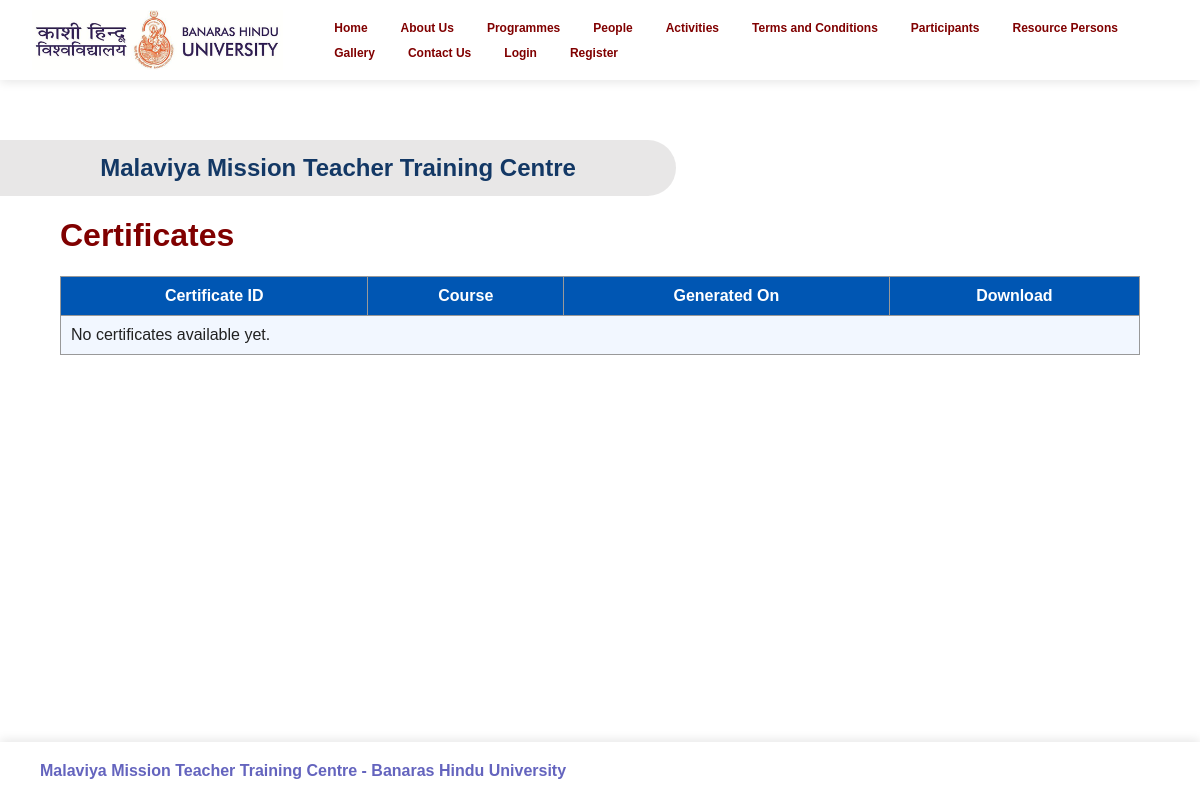
Before: /certificates/ (signed in) with the older database file.
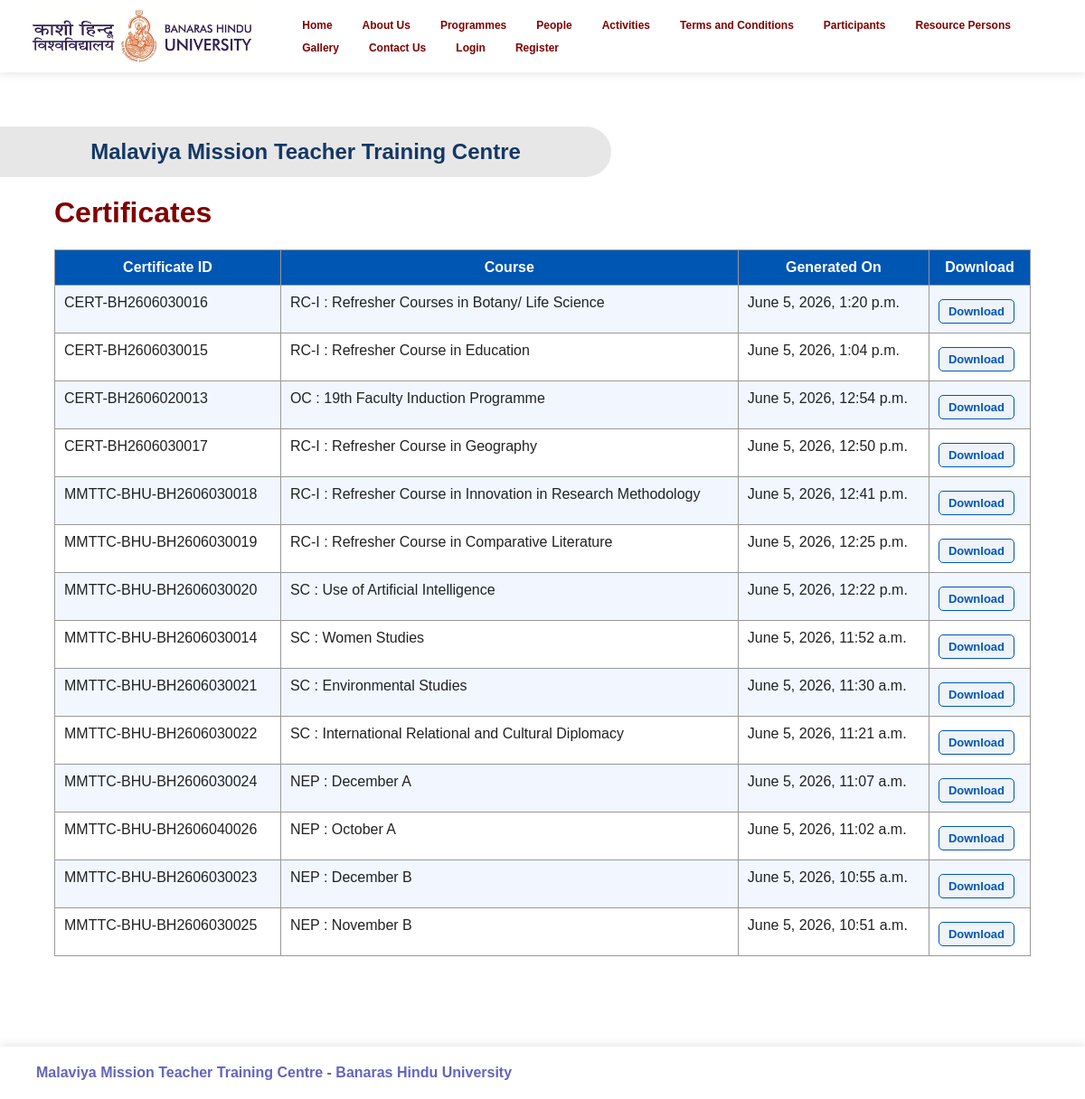
After: the same page with the newer database file.
### core/models.py (models this page shows, shortened)
class Certificate(models.Model):
    application = models.OneToOneField(
        Application,
        on_delete=models.CASCADE
    )
    certificate_id = models.CharField(
        max_length=100,
        unique=True,
        blank=True
    )
    generated_at = models.DateTimeField(
        auto_now_add=True
    )
    certificate_file = models.FileField(
        upload_to='certificates/',
        blank=True,
        null=True
    )
    qr_code = models.ImageField(
        upload_to='certificates/qr_codes/',
        blank=True,
        null=True
    )

class Application(models.Model):
    STATUS_CHOICES = [
        ('Submitted', 'Submitted'),
        ('PDF Generated', 'PDF Generated'),
        ('Waiting for Signed Form', 'Waiting for Signed Form'),
        ('Signed Form Uploaded', 'Signed Form Uploaded'),
        ('Under Review', 'Under Review'),
        ('Approved', 'Approved'),
        ('Rejected', 'Rejected'),
    ]
    applicant = models.ForeignKey(Applicant,
                                  on_delete=models.CASCADE)
    course = models.ForeignKey(Course,
                               on_delete=models.CASCADE)
    title = models.CharField(max_length=20, blank=True)
    full_name = models.CharField(max_length=100)
    category = models.CharField(max_length=50, blank=True)
    is_pwd = models.BooleanField(default=False)
    aadhaar_number = models.CharField(max_length=12, blank=True)
    photograph = models.ImageField(upload_to='photographs/',
                                   blank=True,
                                   null=True)
    date_of_birth = models.DateField(blank=True, null=True)
    applicant_type = models.CharField(max_length=100, blank=True)
    present_designation = models.CharField(max_length=150, blank=True)
    appointment_date = models.DateField(blank=True, null=True)
    scale_of_pay = models.CharField(max_length=100, blank=True)
    nature_of_appointment = models.CharField(max_length=100, blank=True)
    official_address = models.TextField(max_length= 100,blank=True)
    official_state = models.CharField(max_length=100, blank=True)
    official_pin = models.CharField(max_length=10, blank=True)
    mailing_address = models.TextField(max_length= 100, blank=True)
    mailing_state = models.CharField(max_length=100, blank=True)
    mailing_pin = models.CharField(max_length=10, blank=True)
    mobile_number = models.CharField(max_length=10, blank=True)
    alternate_number = models.CharField(max_length=10, blank=True)
    email = models.EmailField(max_length= 30,blank=True)
    highest_qualification = models.CharField(max_length=150, blank=True)
    qualification_status = models.CharField(max_length=100, blank=True)
    subject_specialization = models.CharField(max_length=50, blank=True)
    accommodation_required = models.BooleanField(default=False)
    photograph = models.ImageField(
        upload_to='application_uploads/photographs/',
        blank=True,
        null=True
    )
    other_document = models.FileField(
        upload_to='application_uploads/other_documents/',
        blank=True,
        null=True
    )
    generated_application_docx = models.FileField(
        upload_to='application_uploads/generated_docs/',
        blank=True,
        null=True
    )
    generated_application_pdf = models.FileField(
        upload_to='application_uploads/generated_pdfs/',
        blank=True,
        null=True
    )
    application_number = models.CharField(
    max_length=30,
    unique=True,
    blank=True,
    null=True
    )
    signed_form = models.FileField(
        upload_to='application_uploads/signed_forms/',
        blank=True,
        null=True
    )
    status = models.CharField(max_length=50,
                              choices=STATUS_CHOICES,
                              default='Submitted')
    remarks = models.TextField(blank=True, default = '')
    application_date = models.DateTimeField(auto_now_add=True)
    class Meta:
        unique_together = ['applicant', 'course']

class Course(models.Model):
    title = models.CharField(max_length=200)
    course_type = models.CharField(max_length=100)
    course_code = models.CharField(max_length=20)
    mode = models.CharField(max_length=20)
    start_date = models.DateField()
    end_date = models.DateField()
    seat_status = models.CharField(
        max_length=20,
        default='Vacant'
    )
    is_visible = models.BooleanField(default=True)

### core/views.py (the view)
@login_required
def certificates(request):
    if request.user.is_staff:
        return redirect('/admin-dashboard/')
    applicant = Applicant.objects.get(user=request.user)
    certificates = Certificate.objects.filter(
        application__applicant=applicant
    ).order_by('-generated_at')
    return render(
        request,
        'applicant/certificates.html',
        {
            'certificates': certificates
        }
    )

### templates/applicant/certificates.html (shortened to what this page needs)
{% extends 'base.html' %}
{% block content %}
<h1>
    Certificates
</h1>
<table class="info-table">
    <tr>
        <th>Certificate ID</th>
        <th>Course</th>
        <th>Generated On</th>
        <th>Download</th>
    </tr>
    {% for certificate in certificates %}
    <tr>
        <td>
            {{ certificate.certificate_id }}
        </td>
        <td>
            {{ certificate.application.course.course_code }} :
            {{ certificate.application.course.title }}
        </td>
        <td>
            {{ certificate.generated_at }}
        </td>
        <td>
            {% if certificate.certificate_file %}
                <a href="{{ certificate.certificate_file.url }}"
                   target="_blank"
                   class="table-action neutral">
                    Download
                </a>
            {% else %}
                Not Available
            {% endif %}
        </td>
    </tr>
    {% empty %}
    <tr>
        <td colspan="4">
            No certificates available yet.
        </td>
    </tr>
    {% endfor %}
</table>
{% endblock %}

Changed rows visible on the page:
added Certificate: certificate_id "CERT-BH2606030016", application.course.course_code "RC-I", application.course "Refresher Courses in Botany/ Life Science", generated_at "June 5, 2026, 1:20 p.m."
added Certificate: certificate_id "CERT-BH2606030015", application.course.course_code "RC-I", application.course "Refresher Course in Education", generated_at "June 5, 2026, 1:04 p.m."
added Certificate: certificate_id "CERT-BH2606020013", application.course.course_code "OC", application.course "19th Faculty Induction Programme", generated_at "June 5, 2026, 12:54 p.m."
added Certificate: certificate_id "CERT-BH2606030017", application.course.course_code "RC-I", application.course "Refresher Course in Geography", generated_at "June 5, 2026, 12:50 p.m."
added Certificate: certificate_id "MMTTC-BHU-BH2606030018", application.course.course_code "RC-I", application.course "Refresher Course in Innovation in Research Methodology", generated_at "June 5, 2026, 12:41 p.m."
added Certificate: certificate_id "MMTTC-BHU-BH2606030019", application.course.course_code "RC-I", application.course "Refresher Course in Comparative Literature", generated_at "June 5, 2026, 12:25 p.m."
added Certificate: certificate_id "MMTTC-BHU-BH2606030020", application.course.course_code "SC", application.course "Use of Artificial Intelligence", generated_at "June 5, 2026, 12:22 p.m."
added Certificate: certificate_id "MMTTC-BHU-BH2606030014", application.course.course_code "SC", application.course "Women Studies", generated_at "June 5, 2026, 11:52 a.m."
added Certificate: certificate_id "MMTTC-BHU-BH2606030021", application.course.course_code "SC", application.course "Environmental Studies", generated_at "June 5, 2026, 11:30 a.m."
added Certificate: certificate_id "MMTTC-BHU-BH2606030022", application.course.course_code "SC", application.course "International Relational and Cultural Diplomacy", generated_at "June 5, 2026, 11:21 a.m."
added Certificate: certificate_id "MMTTC-BHU-BH2606030024", application.course.course_code "NEP", application.course "December A", generated_at "June 5, 2026, 11:07 a.m."
added Certificate: certificate_id "MMTTC-BHU-BH2606040026", application.course.course_code "NEP", application.course "October A", generated_at "June 5, 2026, 11:02 a.m."
added Certificate: certificate_id "MMTTC-BHU-BH2606030023", application.course.course_code "NEP", application.course "December B", generated_at "June 5, 2026, 10:55 a.m."
added Certificate: certificate_id "MMTTC-BHU-BH2606030025", application.course.course_code "NEP", application.course "November B", generated_at "June 5, 2026, 10:51 a.m."
Other visible differences:
text no longer shown: "No certificates available yet."
